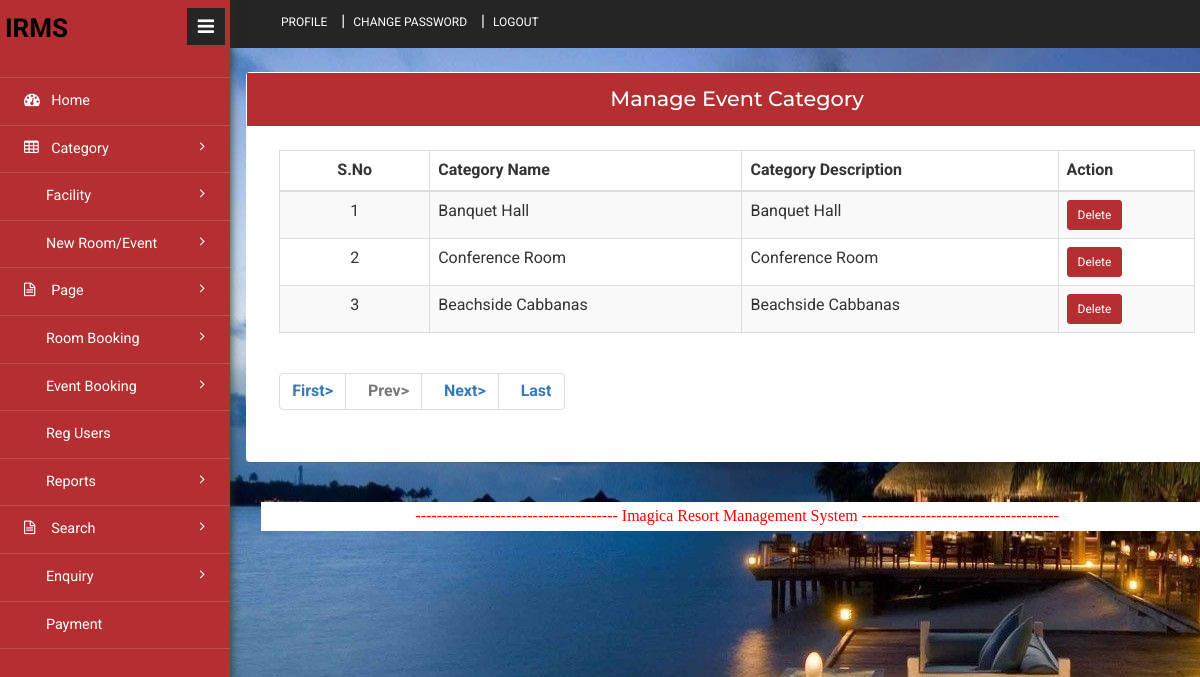
The page /admin/manage-eventcategory.php (signed in) on the database its author committed.
### tables this page shows
CREATE TABLE `tbleventcategory` (
  `ID` int(10) NOT NULL,
  `CategoryName` varchar(120) NOT NULL,
  `Decsription` mediumtext NOT NULL,
  `Price` int(5) NOT NULL,
  `Date` timestamp NOT NULL DEFAULT current_timestamp() ON UPDATE current_timestamp()
);

### admin/manage-eventcategory.php (the view, shortened to what this page needs)
<?php
include('includes/dbconnection.php');
if (strlen($_SESSION['hbmsaid']==0)) {
  header('location:logout.php');
  } else{
?>
<!DOCTYPE HTML>
<html>
<head>
<link href="css/bootstrap.min.css" rel='stylesheet' type='text/css' />
<link href="css/style.css" rel='stylesheet' type='text/css' />
<link href="css/font-awesome.css" rel="stylesheet">
<link rel="stylesheet" href="css/icon-font.min.css" type='text/css' />
</head>
<body>
   <div class="page-container">
	<div class="left-content">
	   <div class="inner-content">
			<?php include_once('includes/header.php');?>
			<div class="content">
	<div class="grids">
					<div class="panel panel-widget forms-panel">
						<div class="forms">
							<div class="form-grids widget-shadow" data-example-id="basic-forms">
								<div class="form-title">
									<h4>Manage Event Category </h4>
								</div>
								<div class="form-body">
									     <table class="table table-bordered table-striped table-vcenter js-dataTable-full-pagination">
                                <thead>
                                    <tr>
                                        <th class="text-center">S.No</th>
                                        <th>Category Name</th>
                                        <th>Category Description</th>
                                        <th>Action</th>
                                       </tr>
                                </thead>
                                <tbody>
                                   <?php
							 if (isset($_GET['pageno'])) {
            $pageno = $_GET['pageno'];
        } else {
            $pageno = 1;
        }
        $no_of_records_per_page = 3;
        $offset = ($pageno-1) * $no_of_records_per_page;
        $ret = "SELECT ID FROM tbleventcategory";
 $query1 = $dbh -> prepare($ret);
$query1->execute();
$total_rows=$query1->rowCount();
$total_pages = ceil($total_rows / $no_of_records_per_page);
$sql="SELECT * from tbleventcategory LIMIT $offset, $no_of_records_per_page";
$query = $dbh -> prepare($sql);
$query->execute();
$results=$query->fetchAll(PDO::FETCH_OBJ);
$cnt=1;
if($query->rowCount() > 0)
{
foreach($results as $row)
{               ?>
                                    <tr>
                                        <td class="text-center"><?php echo htmlentities($cnt);?></td>
                                        <td class="font-w600"><?php  echo htmlentities($row->CategoryName);?></td>
                                        <td><?php  echo htmlentities($row->Decsription);?></td>
                                         <td class="d-none d-sm-table-cell"><a href="manage-eventcategory.php?delid=<?php echo ($row->ID);?>" onclick="return confirm('Do you really want to Delete ?');" class="btn btn-danger btn-sm">Delete</a></td>
                                    </tr>
                                    <?php $cnt=$cnt+1;}} ?>
                                </tbody>
                            </table>
                            <div align="left">
    <ul class="pagination" >
        <li><a href="?pageno=1"><strong>First></strong></a></li>
        <li class="<?php if($pageno <= 1){ echo 'disabled'; } ?>">
            <a href="<?php if($pageno <= 1){ echo '#'; } else { echo "?pageno=".($pageno - 1); } ?>"><strong style="padding-left: 10px">Prev></strong></a>
        </li>
        <li class="<?php if($pageno >= $total_pages){ echo 'disabled'; } ?>">
            <a href="<?php if($pageno >= $total_pages){ echo '#'; } else { echo "?pageno=".($pageno + 1); } ?>"><strong style="padding-left: 10px">Next></strong></a>
        </li>
        <li><a href="?pageno=<?php echo $total_pages; ?>"><strong style="padding-left: 10px">Last</strong></a></li>
    </ul>
</div>
								</div>
							</div>
						</div>
					</div>
				</div>
<?php include_once('includes/footer.php');?>
</div>
</div>
		</div>
</div>
			<?php include_once('includes/sidebar.php');?>
</body>
</html><?php }  ?>

### rows shown on the page
tbleventcategory: CategoryName "Banquet Hall", Decsription "Banquet Hall"
tbleventcategory: CategoryName "Conference Room", Decsription "Conference Room"
tbleventcategory: CategoryName "Beachside Cabbanas", Decsription "Beachside Cabbanas"
